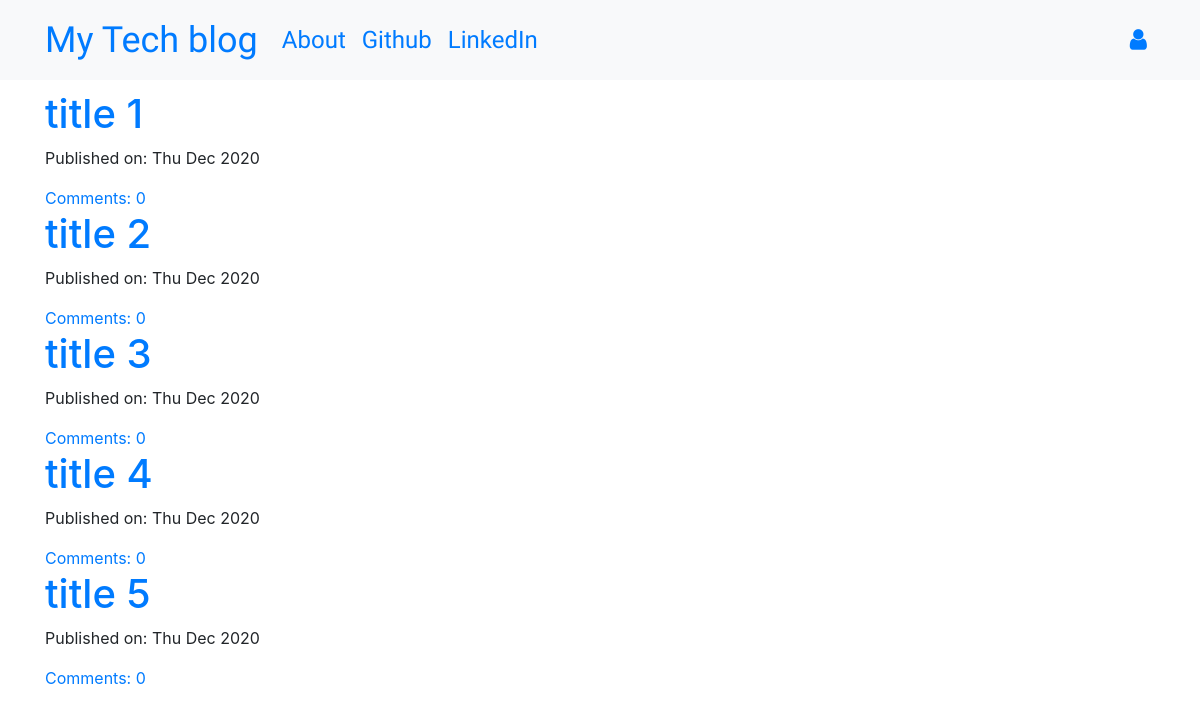
The app's page /post_list/, older data.
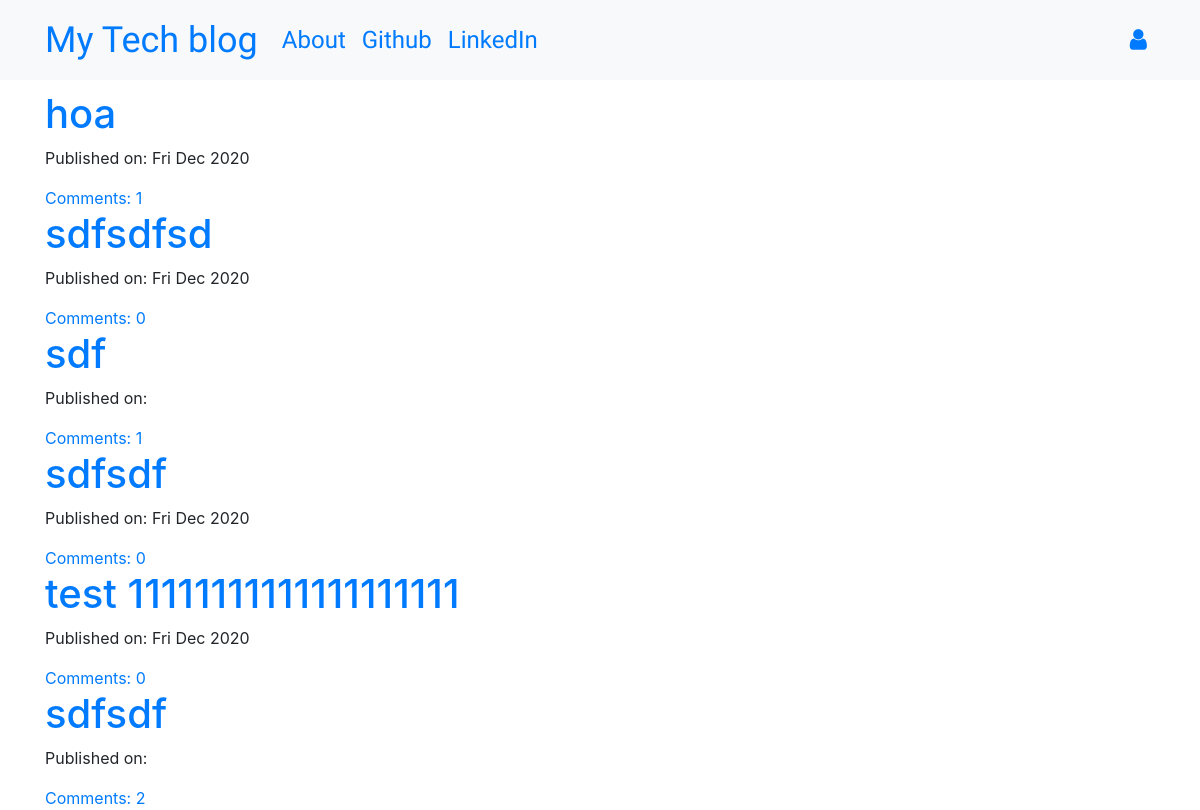
The same page, newer data.
### blogme/models.py (models this page shows, shortened)
class Post(models.Model):
    title = models.CharField(max_length=50, null=False)
    author = models.ForeignKey(User, on_delete=models.CASCADE)
    create_date = models.DateTimeField(default=timezone.now)
    content = models.TextField()
    published_date = models.DateTimeField(blank=True, null=True)
    def approve_comments(self):
        return self.comments.filter(approved_comment=True)

### blogme/views.py (the view)
# urls.py: path('post_list/',views.PostListView.as_view(), name ='post_list'),
class PostListView(ListView):
    model = Post

### blogme/templates/blogme/post_list.html
{% extends 'blogme/base.html' %}
{% block content %}
<div class="centerstage">
    {% for post in post_list %}
        <div class="post">
            <h1><a href="{% url 'post_detail' pk=post.pk %}">{{ post.title }}</a></h1>
            <div class="date">
                <p>Published on: {{ post.published_date|date:"D M Y"}}</p>
            </div>
            <a href="{% url 'post_detail' pk=post.pk %}">Comments: {{ post.approve_comments.count }}</a>
        </div>
    {% endfor %}
</div>
{% endblock %}

### blogme/templates/blogme/base.html (shortened to what this page needs)
{% load static %}
<!DOCTYPE html>
<html>
  <head>
    <link rel="stylesheet" href="https://stackpath.bootstrapcdn.com/bootstrap/4.1.3/css/bootstrap.min.css"
>
    <link href="https://maxcdn.bootstrapcdn.com/font-awesome/4.7.0/css/font-awesome.min.css" rel="stylesheet">
    <link rel="stylesheet" href="//cdn.jsdelivr.net/medium-editor/latest/css/medium-editor.min.css" type="text/css" media="screen" charset="utf-8">
    <link rel="stylesheet" href="{% static 'css/main.css' %}">
  </head>
  <body class='loader'>
    <nav class="navbar navbar-expand-lg bg-light techfont">
      <div class="container">
        <div class="navbar-nav align-items-center">
          <a class="navbar-brand bigbrand" href="{% url 'post_list'%}">My Tech blog</a>
          <a class="nav-item nav-link" href="#">About</a>
          <a class="nav-item nav-link" href="https://www.github.com">Github</a>
          <a class="nav-item nav-link" href="https://www.linkedin.com">LinkedIn</a>
        </div>
        <div class="navbar-nav align-items-center ml-auto">
          {% if user.is_authenticated %}
            <a class="nav-item nav-link" href="{% url 'post_new'%}">New Post</a>
            <a class="nav-item nav-link" href="{% url 'post_draft_list' %}">Drafts</a>
            <a class="nav-item nav-link" href="{% url 'logout' %}">Log out</a>
            <a >Welcome: {{ user.username }}</a>
          {% else %}
            <a class="nav-item nav-link" href="{% url 'login' %}" aria-label="Login">
              <span class="fa fa-user" aria-hidden="true"></span></a>
          {% endif %}
        </div>
      </div>
    </nav>
          <div class="content container">
              <div class="row">
                  <div class="col-md-8">
                    <div class="blog_posts">
                      {% block content %}
                      {% endblock %}
                    </div>
                  </div>
              </div>
          </div>
  </body>
</html>

### blogme/static/css/main.css (style rules this page uses)
.techfont { font-family: 'Russo One', sans-serif; font-size: 1.5em; margin-bottom: 10px; }
.centerstage { margin-left: auto; margin-right: auto; }
.bigbrand { font-size: 1.5em; }
.loader { filter:hue-rotate(0deg); color: linear-gradient(45deg,#0f8,#08f); animation:hue 5000ms infinite linear; }

Row changes from the older to the newer data that the page shows:
removed Post: title "title 1", published_date "Thu Dec 2020", approve_comments.count "0"
removed Post: title "title 2", published_date "Thu Dec 2020", approve_comments.count "0"
removed Post: title "title 3", published_date "Thu Dec 2020", approve_comments.count "0"
removed Post: title "title 4", published_date "Thu Dec 2020", approve_comments.count "0"
removed Post: title "title 5", published_date "Thu Dec 2020", approve_comments.count "0"
added Post: title "hoa", published_date "Fri Dec 2020", approve_comments.count "1"
added Post: title "sdfsdfsd", published_date "Fri Dec 2020", approve_comments.count "0"
added Post: title "sdf", approve_comments.count "1"
added Post: title "sdfsdf", published_date "Fri Dec 2020", approve_comments.count "0"
added Post: title "test 11111111111111111111", published_date "Fri Dec 2020", approve_comments.count "0"
added Post: title "sdfsdf", approve_comments.count "2"
